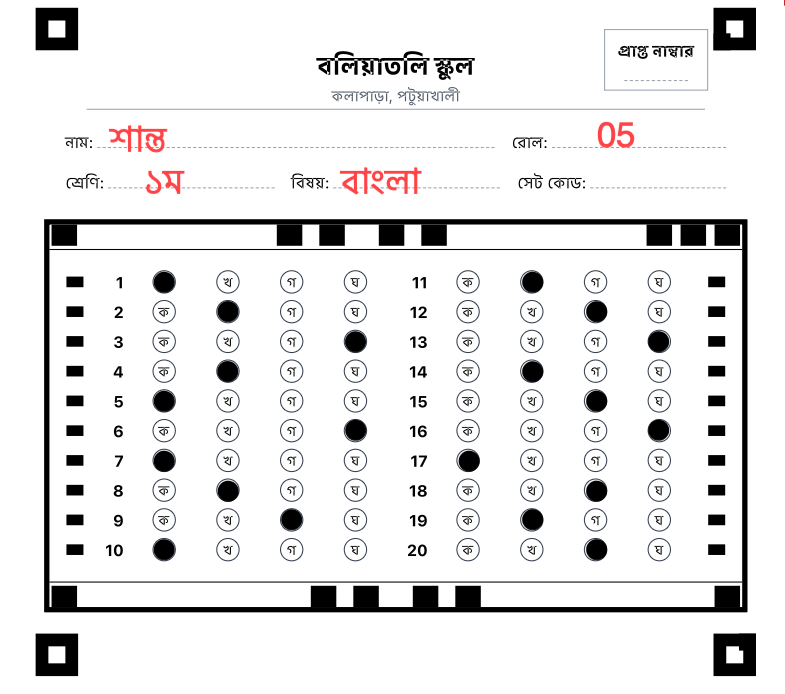
#> input picture mcq.png, 785 x 694 px
$ python test_missed_bubble.py   (older library calls are emulated)
#> lines starting #> are read from the running program, lines starting #| are printed output that depends on the picture; after the words box and inside, x2 and y2 are one past the last pixel; in counts of white or black regions, pixels touching at a corner belong together
#> in process, img is the input picture: shape (694, 785, 3); mean B, G, R 232, 231.8, 232.4
### app/utils/omr_engine.py
"""
OptiMark OMR Engine - Robust OMR processing using OpenCV, NumPy, Imutils.

Implements:
- Four corner marker detection (black squares) for Perspective Transform
- Preprocessing: Grayscale, Gaussian Blur, Canny Edge, Adaptive Thresholding
- Zone segmentation: Roll Number (top-left), Set Code, MCQ Grid (60 questions)
- Pixel Counting / Contour method: bubble marked if highest black pixel density in row
- Supports Bengali set codes: ক, খ, গ, ঘ
- Error handling: "No bubbles detected", "Image too blurry"
"""

import json
import os
import cv2
import numpy as np
from imutils.perspective import four_point_transform
from pathlib import Path
from typing import Optional, Dict, Tuple, List, Union
from dataclasses import dataclass, field


# --- Error codes for robust handling ---
class OMRProcessingError(Exception):
    """Base exception for OMR processing errors."""

    pass


class NoBubblesDetectedError(OMRProcessingError):
    """Raised when no bubbles could be detected in the image."""

    pass


class ImageTooBlurryError(OMRProcessingError):
    """Raised when image is too blurry for reliable processing."""

    pass


@dataclass
class OMRResult:
    """Structured result from OMR processing."""

    roll_number: str = ""
    set_code: str = ""
    answers: List[int] = field(default_factory=list)  # 0-3 for each question
    success: bool = False
    error_message: str = ""


# --- OMR Sheet Layout Constants ---
SHEET_WIDTH = 2480
SHEET_HEIGHT = 3508
MARKER_MIN_AREA_RATIO = 0.0005
MARKER_MAX_AREA_RATIO = 0.015
QUESTIONS_PER_COLUMN = 15
OPTIONS_PER_QUESTION = 4
TOTAL_QUESTIONS = 60

# Bengali set codes (ক=0, খ=1, গ=2, ঘ=3, ঙ=4, চ=5) - maps index to character
BENGALI_SET_CODES = ["ক", "খ", "গ", "ঘ", "ঙ", "চ"]
ENGLISH_SET_CODES = ["A", "B", "C", "D", "E", "F"]

# Blur detection threshold (Laplacian variance) - lower = blurrier
BLUR_THRESHOLD = 20

# 20Q custom template defaults (derived from mcq.png warped baseline: 2480x2289)
_DEFAULT_20Q_Y = [925, 1032, 1143, 1252, 1360, 1465, 1580, 1688, 1792, 1904]
_DEFAULT_20Q_X = [
    [393, 627, 856, 1094],
    [1741, 1975, 2209, 2443],
]
_DEFAULT_20Q_REF_W = 2480
_DEFAULT_20Q_REF_H = 2289
_DEFAULT_20Q_PROFILE = {
    "y_centers_norm": [v / _DEFAULT_20Q_REF_H for v in _DEFAULT_20Q_Y],
    "x_cols_norm": [[v / _DEFAULT_20Q_REF_W for v in col] for col in _DEFAULT_20Q_X],
    "roi_half_w_norm": 20 / _DEFAULT_20Q_REF_W,
    "roi_half_h_norm": 20 / _DEFAULT_20Q_REF_H,
    "mark_threshold": 0.17,
    "ambiguity_second_min": 0.18,
    "ambiguity_gap_max": 0.06,
    "ambiguity_peak_cap": 0.80,
}
_PROFILE_20Q_CACHE: Optional[Dict[str, object]] = None
_PROFILE_20Q_CACHE_KEY: Optional[Tuple[str, Optional[float]]] = None


def _resolve_20q_profile_path() -> Path:
    override = os.getenv("OMR_20Q_PROFILE_PATH", "").strip()
    if override:
        return Path(override)
    return Path(__file__).resolve().parent / "profiles" / "20q_mcq_png_profile.json"


def _validate_20q_profile(raw: Dict[str, object]) -> Optional[Dict[str, object]]:
    try:
        y_norm = raw.get("y_centers_norm")
        x_norm = raw.get("x_cols_norm")
        if not isinstance(y_norm, list) or len(y_norm) < 10:
            return None
        if not isinstance(x_norm, list) or len(x_norm) < 2:
            return None
        if not all(isinstance(v, (int, float)) for v in y_norm):
            return None
        if not all(isinstance(col, list) and len(col) == 4 for col in x_norm):
            return None
        if not all(isinstance(v, (int, float)) for col in x_norm for v in col):
            return None

        y_vals = [float(v) for v in y_norm]
        y_gaps = [y_vals[i + 1] - y_vals[i] for i in range(len(y_vals) - 1)]
        if any(g <= 0.02 or g >= 0.10 for g in y_gaps):
            return None

        x_left = [float(v) for v in x_norm[0]]
        x_right = [float(v) for v in x_norm[1]]
        if sorted(x_left) != x_left or sorted(x_right) != x_right:
            return None
        if x_right[0] - x_left[-1] < 0.08:
            return None

        profile = dict(_DEFAULT_20Q_PROFILE)
        profile["y_centers_norm"] = [float(np.clip(v, 0.0, 1.0)) for v in y_norm]
        profile["x_cols_norm"] = [
            [float(np.clip(v, 0.0, 1.0)) for v in col]
            for col in x_norm
        ]

        for key in (
            "roi_half_w_norm",
            "roi_half_h_norm",
            "mark_threshold",
            "ambiguity_second_min",
            "ambiguity_gap_max",
            "ambiguity_peak_cap",
        ):
            if isinstance(raw.get(key), (int, float)):
                profile[key] = float(raw[key])
        return profile
    except Exception:
        return None


def _load_20q_profile() -> Dict[str, object]:
    global _PROFILE_20Q_CACHE
    global _PROFILE_20Q_CACHE_KEY

    path = _resolve_20q_profile_path()
    mtime: Optional[float] = None
    if path.exists():
        try:
            mtime = path.stat().st_mtime
        except Exception:
            mtime = None

    cache_key = (str(path), mtime)
    if _PROFILE_20Q_CACHE is not None and _PROFILE_20Q_CACHE_KEY == cache_key:
        return _PROFILE_20Q_CACHE

    profile = dict(_DEFAULT_20Q_PROFILE)
    if path.exists():
        try:
            raw = json.loads(path.read_text(encoding="utf-8"))
            validated = _validate_20q_profile(raw if isinstance(raw, dict) else {})
            if validated is not None:
                profile = validated
                print(f"DEBUG: Loaded 20Q profile from {path}")
        except Exception as e:
            print(f"DEBUG: Failed to load 20Q profile {path}: {e}")

    _PROFILE_20Q_CACHE = profile
    _PROFILE_20Q_CACHE_KEY = cache_key
    return profile


def _build_20q_runtime_grid(profile: Dict[str, object], warped_h: int, warped_w: int) -> Tuple[List[int], List[List[int]], int, int]:
    y_norm = profile["y_centers_norm"]
    x_norm = profile["x_cols_norm"]
    y_centers = [int(np.clip(round(float(v) * warped_h), 0, max(0, warped_h - 1))) for v in y_norm]
    x_cols = [
        [int(np.clip(round(float(v) * warped_w), 0, max(0, warped_w - 1))) for v in col]
        for col in x_norm
    ]

    roi_half_w = max(12, int(round(float(profile["roi_half_w_norm"]) * warped_w)))
    roi_half_h = max(12, int(round(float(profile["roi_half_h_norm"]) * warped_h)))
    return y_centers, x_cols, roi_half_w, roi_half_h


# [58 lines left out: function _get_dynamic_zones, not called in this run]

def _order_points(pts: np.ndarray) -> np.ndarray:
    """Order 4 points as top-left, top-right, bottom-right, bottom-left."""
    rect = np.zeros((4, 2), dtype=np.float32)
    s = pts.sum(axis=1)
    rect[0] = pts[np.argmin(s)]
    rect[2] = pts[np.argmax(s)]
    diff = np.diff(pts, axis=1)
    rect[1] = pts[np.argmin(diff)]
    rect[3] = pts[np.argmax(diff)]
    return rect


def _check_image_blur(gray: np.ndarray) -> bool:
    """
    Check if image is too blurry using Laplacian variance.
    Returns True if image is acceptable, False if too blurry.
    """
    laplacian_var = cv2.Laplacian(gray, cv2.CV_64F).var()
    return laplacian_var >= BLUR_THRESHOLD


def _preprocess_image(img: np.ndarray) -> np.ndarray:
    """
    Full preprocessing pipeline:
    1. Grayscale
    2. Gaussian Blur (noise reduction)
    3. Adaptive Thresholding
    Also used for edge detection: Canny after Gaussian Blur.
    """
    # Step 1: Grayscale
    if len(img.shape) == 3:
        gray = cv2.cvtColor(img, cv2.COLOR_BGR2GRAY)
    else:
        gray = img.copy()

    # Step 2: Contrast Enhancement (CLAHE) - very effective for shadows/mobile photos
    clahe = cv2.createCLAHE(clipLimit=2.0, tileGridSize=(8, 8))
    gray_balanced = clahe.apply(gray)

    # Step 3: Gaussian Blur - reduces noise for better edge detection
    blurred = cv2.GaussianBlur(gray_balanced, (5, 5), 0)
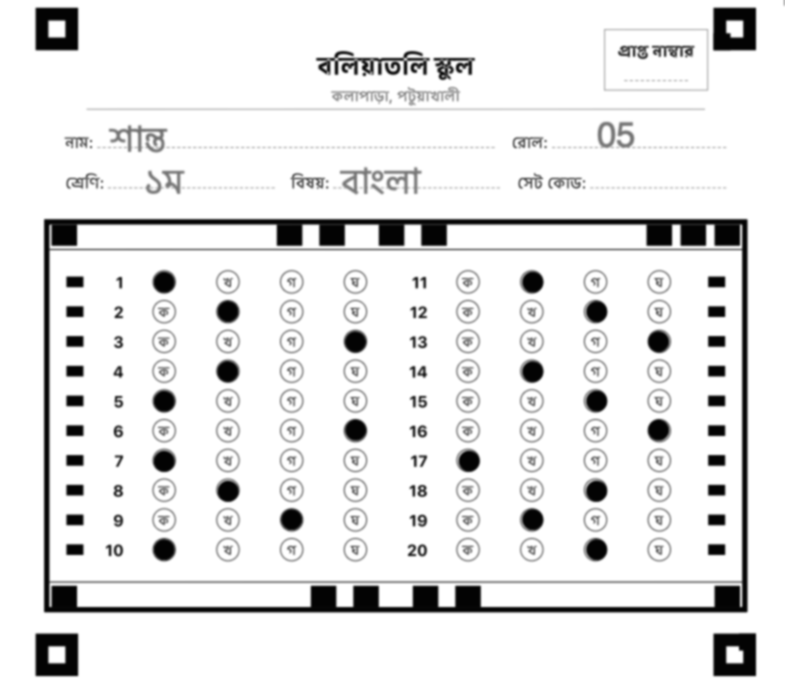
#> blurred: shape (694, 785); min 2, max 255, mean 232.1
#> in _check_image_blur, `laplacian_var = cv2.Laplacian(gray, cv2.CV_64F).var()`: laplacian_var = 4473.1

    return blurred


def _find_corner_markers(gray: np.ndarray) -> Optional[np.ndarray]:
    """
    Find the four black square corner markers using:
    - Multi-threshold adaptive thresholding
    - Canny Edge Detection
    - Contour detection
    Returns ordered points: top-left, top-right, bottom-right, bottom-left.
    """
    h, w = gray.shape
#> h = 694; w = 785
    total_area = h * w
#> total_area = 544790

    # Try multiple thresholds for robustness
    for t_val in [3, 7, 11, 15]:
        thresh = cv2.adaptiveThreshold(
            gray, 255, cv2.ADAPTIVE_THRESH_GAUSSIAN_C, cv2.THRESH_BINARY_INV, 21, t_val
        )
        edges = cv2.Canny(gray, 50, 150)
        combined = cv2.bitwise_or(thresh, edges)
        kernel = np.ones((3, 3), np.uint8)
        combined = cv2.morphologyEx(combined, cv2.MORPH_CLOSE, kernel)

        contours, _ = cv2.findContours(combined, cv2.RETR_EXTERNAL, cv2.CHAIN_APPROX_SIMPLE)
        candidates = []

        for cnt in contours:
            area = cv2.contourArea(cnt)
            if MARKER_MIN_AREA_RATIO * total_area < area < MARKER_MAX_AREA_RATIO * total_area:
                peri = cv2.arcLength(cnt, True)
                approx = cv2.approxPolyDP(cnt, 0.02 * peri, True)
                if len(approx) == 4:
                    x, y, w_rect, h_rect = cv2.boundingRect(approx)
                    aspect = max(w_rect, h_rect) / (min(w_rect, h_rect) + 1e-6)
                    if 0.4 < aspect < 2.5:
                        candidates.append((area, approx))

        candidates.sort(key=lambda x: x[0], reverse=True)
        centers = []
        for c in candidates:
            approx = c[1]
            pts_2d = approx.reshape(-1, 2)
            center = pts_2d.mean(axis=0)
            is_duplicate = False
            for existing in centers:
                if np.linalg.norm(center - existing) < 50:
                    is_duplicate = True
                    break
            if not is_duplicate:
                centers.append(center)
                if len(centers) == 10: break

        if len(centers) >= 4:
            import itertools
            max_quad_area = 0
            best_quad = None
            for quad_indices in itertools.combinations(range(len(centers)), 4):
                quad_pts = np.array([centers[i] for i in quad_indices], dtype=np.float32)
                ordered = _order_points(quad_pts)
                x, y = ordered[:, 0], ordered[:, 1]
                area = 0.5 * np.abs(np.dot(x, np.roll(y, 1)) - np.dot(y, np.roll(x, 1)))
                if area > max_quad_area:
                    max_quad_area = area
                    best_quad = ordered

            if best_quad is not None and max_quad_area > 0.40 * total_area:
                return best_quad.astype(np.float32)
#> this loop made 1 pass
#> pass 1, in _find_corner_markers, `thresh = cv2.adaptiveThreshold( gray, 255, cv2.ADAPTIVE_THRESH_GAUSSIA..`:
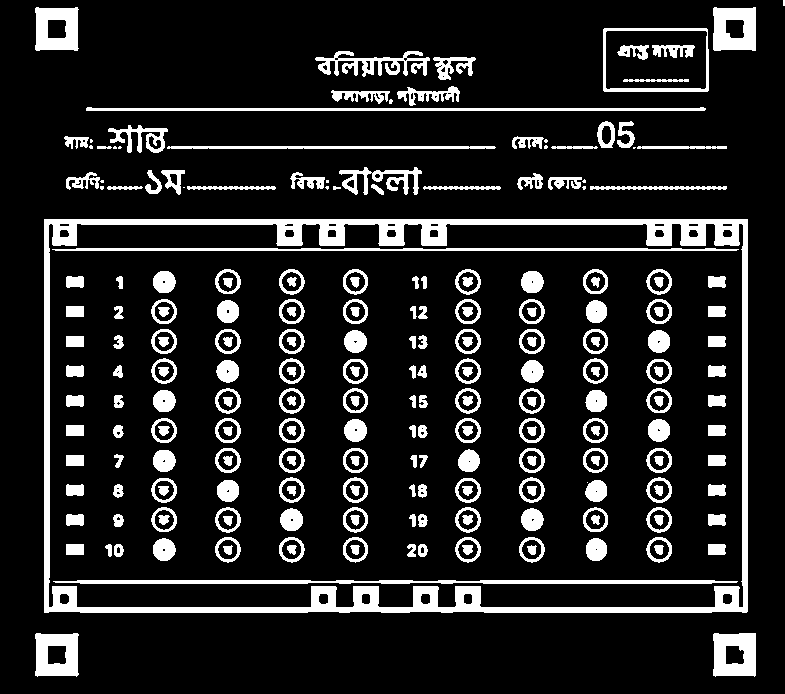
#> thresh: shape (694, 785); 13.8% white; 246 white regions (17 under 20 px), largest, box (x1, y1, x2, y2) and area: (44, 219, 748, 613) 19022, (53, 580, 738, 584) 2416, (52, 248, 739, 251) 1871
#> pass 1, in _find_corner_markers, `edges = cv2.Canny(gray, 50, 150)`:
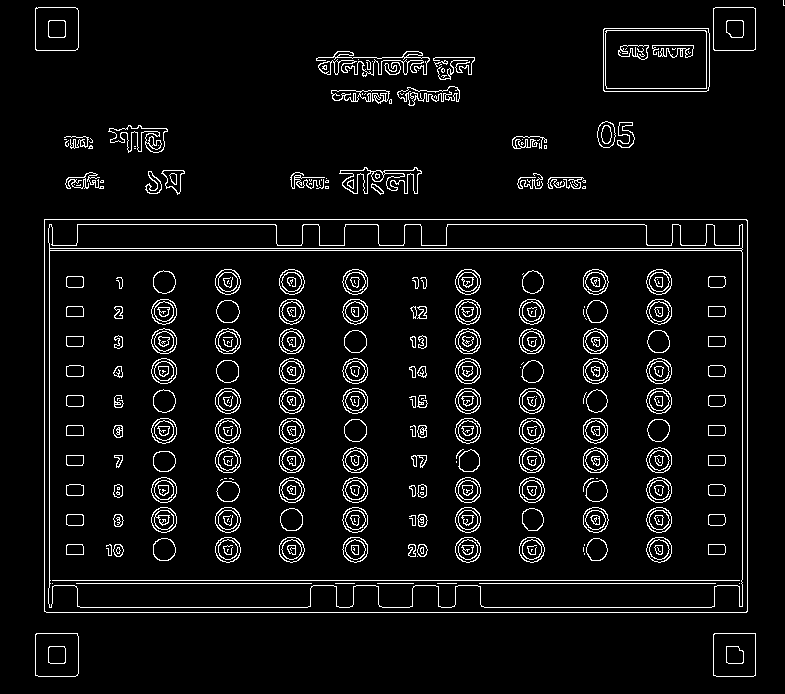
#> edges: shape (694, 785); 5.5% white in thin lines or dots
#> pass 1, in _find_corner_markers, `combined = cv2.bitwise_or(thresh, edges)`:
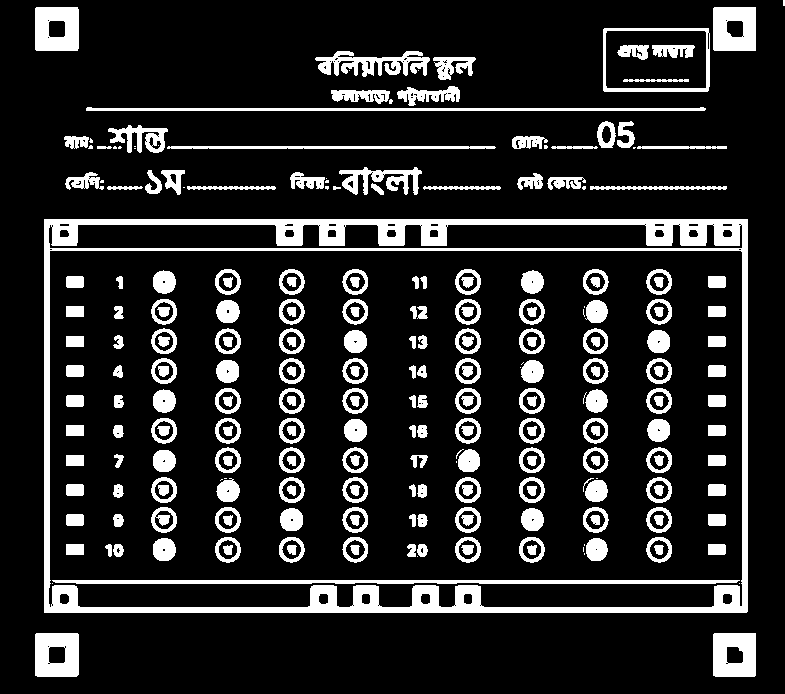
#> combined: shape (694, 785); 15.2% white; 262 white regions (35 under 20 px), largest, box (x1, y1, x2, y2) and area: (44, 219, 748, 613) 21929, (52, 580, 740, 584) 2605, (86, 107, 706, 111) 1868
#> pass 1, in _find_corner_markers, `combined = cv2.morphologyEx(combined, cv2.MORPH_CLOSE, kernel)`:
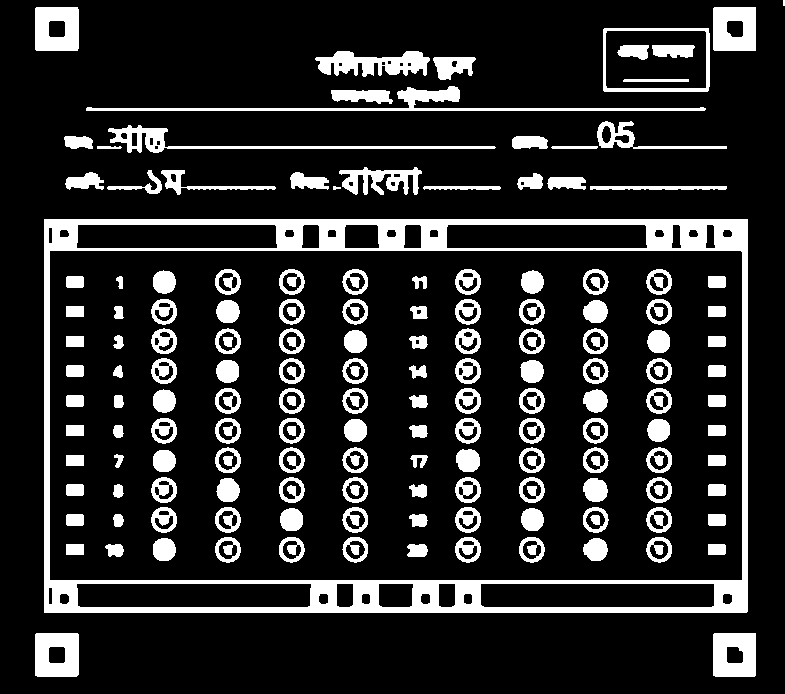
#> combined: shape (694, 785); 15.9% white; 160 white regions (1 under 20 px), largest, box (x1, y1, x2, y2) and area: (44, 219, 748, 613) 25546, (86, 86, 706, 111) 2633, (108, 125, 496, 153) 1912

    # Local Corner Search Fallback: If global search fails, look specifically at image corners
    print("DEBUG: Global marker search failed, trying local corner search...")
    corners = []
    # top-left, top-right, bottom-right, bottom-left
    corner_regions = [
        (0, 0, w//3, h//3),
        (2*w//3, 0, w//3, h//3),
        (2*w//3, 2*h//3, w//3, h//3),
        (0, 2*h//3, w//3, h//3)
    ]

    found_points = []
    for (cx, cy, cw, ch) in corner_regions:
        roi = gray[cy:cy+ch, cx:cx+cw]
        best_local_area = 0
        best_local_pt = None

        for t_val in [3, 7, 11, 15]:
            thresh = cv2.adaptiveThreshold(roi, 255, cv2.ADAPTIVE_THRESH_GAUSSIAN_C, cv2.THRESH_BINARY_INV, 21, t_val)
            cnts, _ = cv2.findContours(thresh, cv2.RETR_EXTERNAL, cv2.CHAIN_APPROX_SIMPLE)
            for cnt in cnts:
                area = cv2.contourArea(cnt)
                if (cw*ch)*0.005 < area < (cw*ch)*0.15:
                    peri = cv2.arcLength(cnt, True)
                    approx = cv2.approxPolyDP(cnt, 0.02 * peri, True)
                    if len(approx) == 4:
                        pts = approx.reshape(-1, 2)
                        center = pts.mean(axis=0)
                        if area > best_local_area:
                            best_local_area = area
                            best_local_pt = center + [cx, cy]
            if best_local_pt is not None: break

        if best_local_pt is not None:
            found_points.append(best_local_pt)

    if len(found_points) == 4:
        print("DEBUG: Local corner search SUCCEEDED!")
        return _order_points(np.array(found_points, dtype=np.float32))

    return None

def _warp_perspective(img: np.ndarray, src_pts: np.ndarray, target_width: int = SHEET_WIDTH) -> np.ndarray:
    """Apply perspective transform for top-down view using imutils."""
    # src_pts are top-left, top-right, bottom-right, bottom-left
    tl, tr, br, bl = src_pts

    # Calculate widths and heights
    width_top = np.linalg.norm(tr - tl)
    width_bottom = np.linalg.norm(br - bl)
    max_width_px = max(int(width_top), int(width_bottom))

    height_left = np.linalg.norm(tl - bl)
    height_right = np.linalg.norm(tr - br)
    max_height_px = max(int(height_left), int(height_right))

    if max_width_px == 0:
        return img

    aspect_ratio = max_height_px / max_width_px
    target_height = int(target_width * aspect_ratio)

    dst_pts = np.array([
        [0, 0],
        [target_width - 1, 0],
        [target_width - 1, target_height - 1],
        [0, target_height - 1]
    ], dtype=np.float32)

    M = cv2.getPerspectiveTransform(src_pts, dst_pts)
    warped = cv2.warpPerspective(img, M, (target_width, target_height))
    return warped


# [417 lines left out: functions _get_bubble_density, _detect_marked_option_by_density, _read_roll_number, _extract_roll_fallback, _extract_roll_fallback, _extract_setcode_fallback and 2 more, not called in this run]
class OMRProcessor:
    """
    OMR processing class - encapsulates all OMR logic.
    """

    def __init__(
        self,
        sheet_width: int = SHEET_WIDTH,
        sheet_height: int = SHEET_HEIGHT,
        total_questions: int = TOTAL_QUESTIONS,
        use_bengali_set_codes: bool = True,
        template_type: str = "auto",
    ):
        self.sheet_width = sheet_width
        self.sheet_height = sheet_height
        self.total_questions = total_questions
        self.use_bengali_set_codes = use_bengali_set_codes
        self.template_type = template_type

    def process(self, image_path: Union[str, Path]) -> OMRResult:
        """
        Main entry: process OMR sheet image.
        Extracts Roll Number, Set Code, and MCQ answers.
        """
        result = OMRResult()

        try:
            img = cv2.imread(str(image_path))
            if img is None:
                result.error_message = f"Could not load image: {image_path}"
                return result

            # Preprocessing
            blurred = _preprocess_image(img)
            gray = cv2.cvtColor(img, cv2.COLOR_BGR2GRAY) if len(img.shape) == 3 else img.copy()

            # Blur check
            if not _check_image_blur(gray):
                result.error_message = "Image too blurry for reliable processing"
                raise ImageTooBlurryError(result.error_message)

            # Find corner markers and warp
            markers = _find_corner_markers(blurred)
#> markers = [[56.25, 28.25], [734.2, 28.25], [734, 654.2], [56.25, 654.5]]
            if markers is None:
                print("DEBUG: No corner markers found, using resize fallback")
                aspect = gray.shape[0] / float(gray.shape[1])
                target_h = int(self.sheet_width * aspect)
                warped = cv2.resize(gray, (self.sheet_width, target_h))
            else:
                print("DEBUG: Corner markers found, applying perspective transform")
                warped = _warp_perspective(img, markers)
#> (the rest of the program and of its run is left out)
